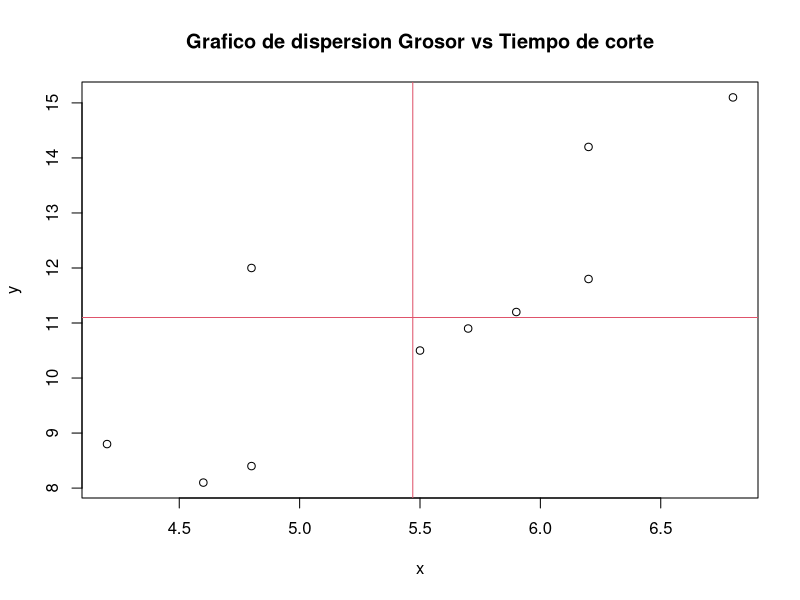
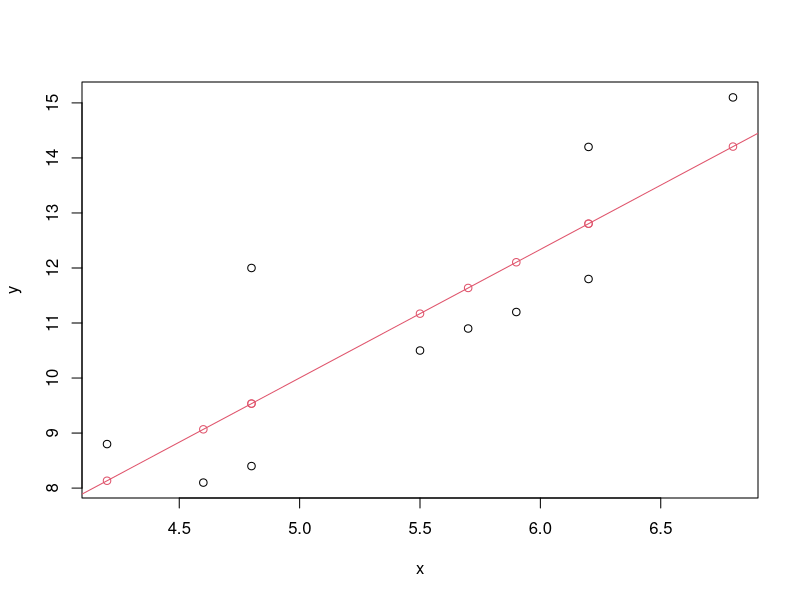
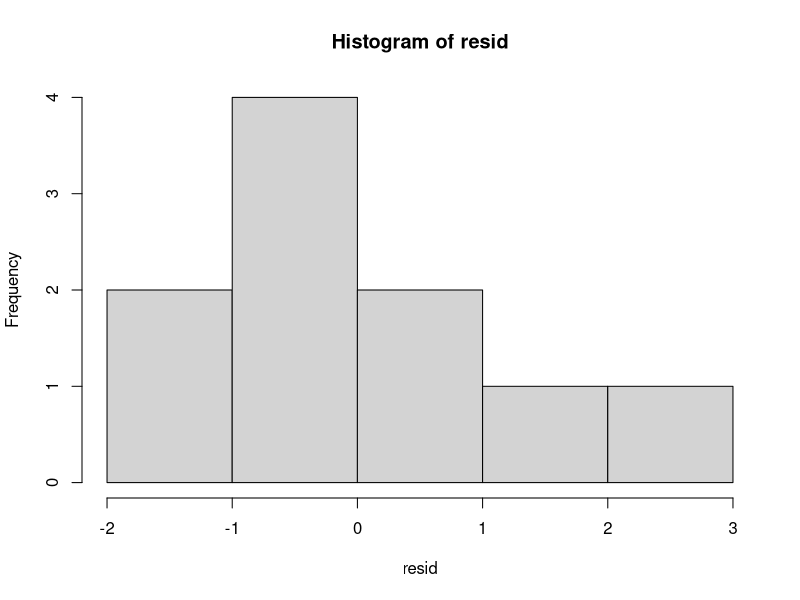
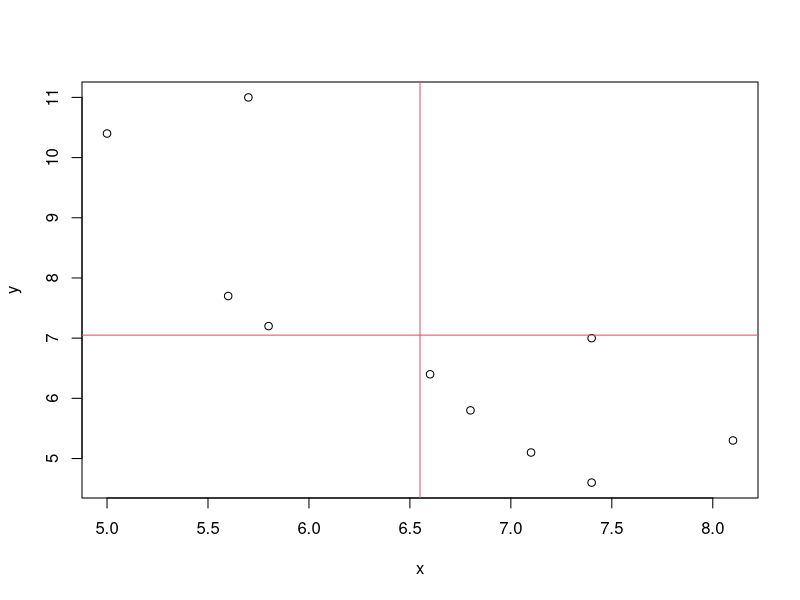
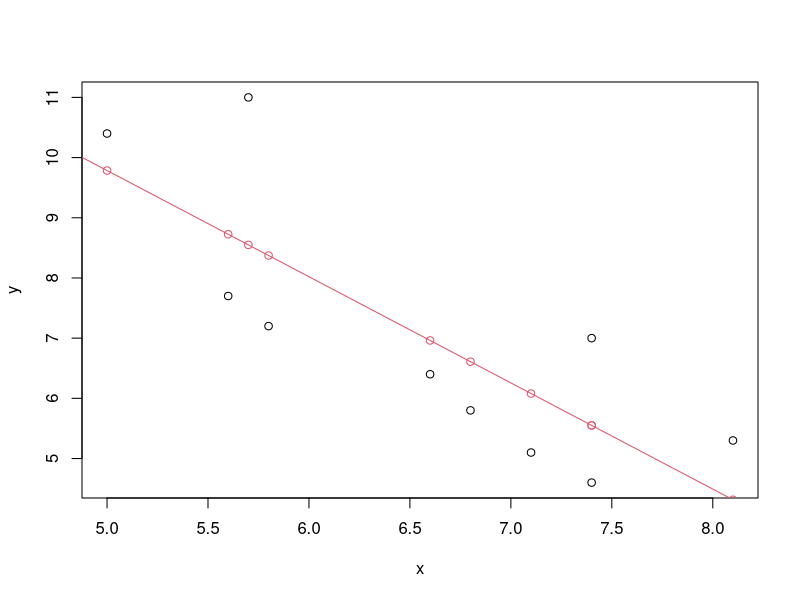
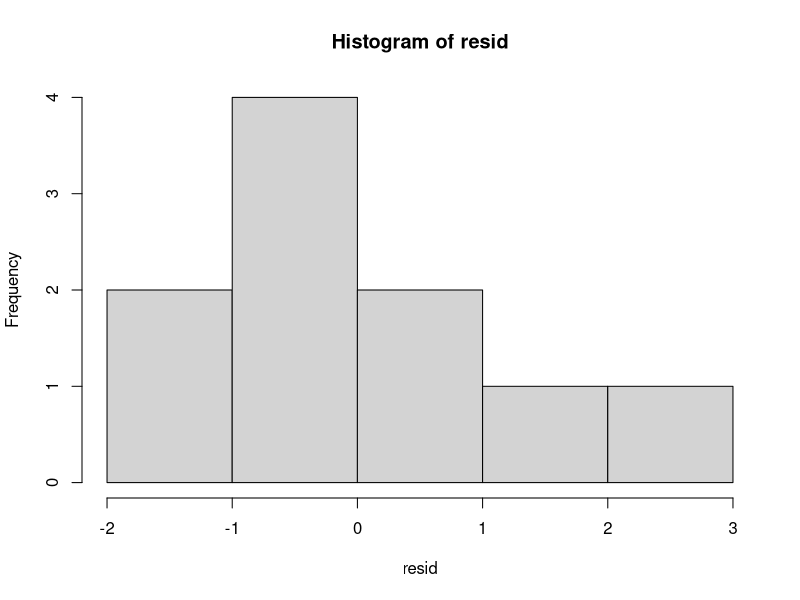

These figures' R source, in order:
#Practica de REGRESION LINEAL SIMPLE

x=c(4.6,4.2,4.8,5.5,6.2,5.9,5.7,6.8,6.2,4.8) 
y=c(8.1,8.8,8.4,10.5,11.8,11.2,10.9,15.1,14.2,12) 
n=length(x) 

#Medidas descriptivas bidimensionales

vecmed=c(mean(x),mean(y))
vecmed

#GRAFICO DE DISPERSION
plot(x,y,main="Grafico de dispersion Grosor vs Tiempo de corte")
abline(v = mean(x),col=2)
abline(h = mean(y),col=2)

#COVARIANZA

Sxy=sum((x-mean(x))*(y-mean(y)))/n
Sxy

cov(x,y)*(n-1)/n


#####################################
#Modelos de regresion

Sxx=sum((x-mean(x))*(x-mean(x)))/n
Sxx

beta_1=Sxy/Sxx
beta_0=mean(y)-beta_1*mean(x)

beta_0;beta_1

#modelo estimado y = -1.68 + 2.34x

plot(x,y)
abline(a=beta_0,b=beta_1,col=2)

#Proyecciones
Proy = beta_0 + beta_1*x
Proy

points(x,Proy,col=2) 

#residuos
resid=y-Proy
resid 

#promedio de los residuos
promRes=mean(resid)
promRes

#suma de residuos cuadrado
sumResCuadrado=sum((y-Proy)^2)
sumResCuadrado
hist(resid)

sigma2 = sumResCuadrado/(n-2)
sigma2


err.tip.Beta0=sqrt(sigma2)*sqrt(1/n+(mean(x)^2)/(n*Sxx))
err.tip.Beta0

err.tip.Beta1=sqrt(sigma2)/sqrt(Sxx*n)
err.tip.Beta1

T.test.Beta0= beta_0 / err.tip.Beta0
T.test.Beta0
Pvalor.Beta0=2*pt(T.test.Beta0,n-2)
Pvalor.Beta0

T.test.Beta1= beta_1 / err.tip.Beta1
T.test.Beta1

Pvalor.Beta1=2*(1-pt(T.test.Beta1,n-2))
Pvalor.Beta1

SCT = sum((y-mean(y))^2)
SCT

R2= 1- sumResCuadrado/SCT
R2

SCreg= sum((Proy-mean(y))*2)
SCreg

SCreg+sumResCuadrado
SCT
########################################################
#funcion automatica = lm = lineal model
?lm
modelo = lm(y~x)
summary(modelo)
#####################################################
#Ejercicio FABRICA
x=c(5.6,5,5.8,6.6,7.4,7.1,6.8,8.1,7.4,5.7) 
y=c(7.7,10.4,7.2,6.4,4.6,5.1,5.8,5.3,7,11) 
n=length(x)

vecmed=c(mean(x),mean(y))
vecmed

plot(x,y)
abline(v = mean(x),col=2)
abline(h = mean(y),col=2)

#COVARIANZA

Sxy=sum((x-mean(x))*(y-mean(y)))/n
Sxy

cov(x,y)*(n-1)/n

#Modelos de regresion
Sxx=sum((x-mean(x))*(x-mean(x)))/n
Sxx

beta_1=Sxy/Sxx
beta_0=mean(y)-beta_1*mean(x)

beta_0;beta_1

#modelo estimado y = 18.61 -1.74x

plot(x,y)
abline(a=beta_0,b=beta_1,col=2)

Proy = beta_0 + beta_1*x
Proy

points(x,Proy,col=2)

resid=y-Proy
resid 

#promedio de los residuos
promres=mean(resid)
promres 

#suma de residuos cuadrado
sumRes2=sum((y-Proy)^2)
sumRes2

hist(resid)

sigma2 = sumRes2/(n-2)
sigma2

errBeta0=sqrt(sigma2)*sqrt(1/n+(mean(x)^2)/(n*Sxx))
errBeta0

errBeta1= sqrt(sigma2)/sqrt(Sxx*n)
errBeta1

tbeta0 = beta_0/errBeta0
tbeta0
tbeta1 = beta_1/errBeta1
tbeta1

pbeta0 = 2 * (1 - pt(abs(tbeta0), n - 2))
pbeta1 = 2 * (1 - pt(abs(tbeta1), n - 2))

pbeta0;pbeta1


Modelo = lm(y~x)
summary(Modelo)